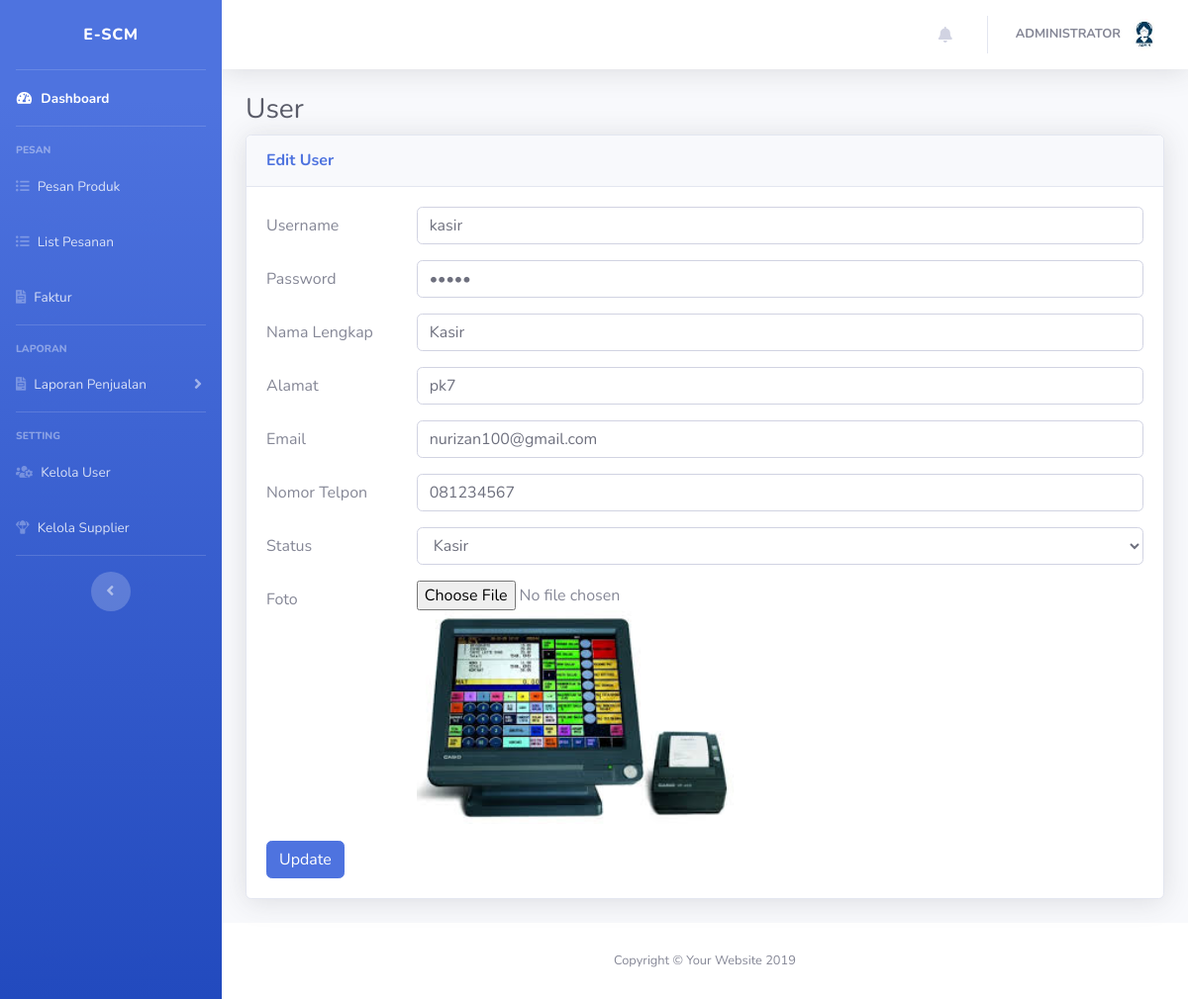
The page /media.php?page=edituser&id=29 (signed in) on the database its author committed.
### tables this page shows
CREATE TABLE `user` (
  `id_user` int(11) NOT NULL,
  `username` varchar(200) NOT NULL,
  `password` varchar(200) NOT NULL,
  `nama` varchar(20) NOT NULL,
  `alamat` text NOT NULL,
  `email` text NOT NULL,
  `telp` varchar(14) NOT NULL,
  `status` varchar(10) NOT NULL,
  `foto` text NOT NULL,
  `created_at` datetime NOT NULL DEFAULT CURRENT_TIMESTAMP
);

### page/user/edit.php (the view, shortened to what this page needs)
<?php
    $query = mysql_query("SELECT * FROM user WHERE id_user = '$_GET[id]'");
    $r = mysql_fetch_array($query);
?>
<h1 class="h3 mb-2 text-gray-800">User</h1>
<div class="card shadow mb-4">
    <div class="card-header py-3">
        <h6 class="m-0 font-weight-bold text-primary">Edit User</h6>
    </div>
    <div class="card-body">
        <form method="POST" enctype="multipart/form-data">
            <div class="form-group row">
                <label for="username" class="col-sm-2 col-form-label">Username</label>
                <div class="col-sm-10">
                    <input type="text" name="username" class="form-control" value="<?php echo $r['username']; ?>">
                </div>
            </div>
            <div class="form-group row">
                <label for="password" class="col-sm-2 col-form-label">Password</label>
                <div class="col-sm-10">
                    <input type="password" name="password" class="form-control" value="<?php echo $r['password']; ?>">
                </div>
            </div>
            <div class="form-group row">
                <label for="nama" class="col-sm-2 col-form-label">Nama Lengkap</label>
                <div class="col-sm-10">
                    <input type="text" class="form-control" name="nama" value="<?php echo $r['nama']; ?>">
                </div>
            </div>
            <div class="form-group row">
                <label for="nama" class="col-sm-2 col-form-label">Alamat</label>
                <div class="col-sm-10">
                    <input type="text" class="form-control" name="alamat" value="<?php echo $r['alamat']; ?>">
                </div>
            </div>
            <div class="form-group row">
                <label for="nama" class="col-sm-2 col-form-label">Email</label>
                <div class="col-sm-10">
                    <input type="email" class="form-control" name="email" value="<?php echo $r['email']; ?>">
                </div>
            </div>
            <div class="form-group row">
                <label for="telp" class="col-sm-2 col-form-label">Nomor Telpon</label>
                <div class="col-sm-10">
                    <input type="text" class="form-control" name="telp" value="<?php echo $r['telp']; ?>">
                </div>
            </div>
            <div class="form-group row">
                <label for="status" class="col-sm-2 col-form-label">Status</label>
                <div class="col-sm-10">
                    <select name="status" class="form-control">
                        <option value="kasir" <?php echo ($r['status']=='kasir') ? 'selected' : ''; ?>>Kasir</option>
                    </select>
                </div>
            </div>
            <div class="form-group row">
                <label for="foto" class="col-sm-2 col-form-label">Foto</label>
                <div class="col-sm-10">
                    <input type="file" class="form-control-file" name="fupload" onchange="tampilkanPreview(this,'preview')" />
                    <?php
                        if (!empty($r['foto'])) {
                            echo "<img id='preview' src='foto/$r[foto]' width='320px'/>";
                        } else {
                    ?>
                    <img id="preview" src="" alt="" width="320px"/>
                    <?php } ?>
                </div>
            </div>
            <input type="submit" name="submit" value="Update" class="btn btn-primary">
        </form>
    </div>
</div>

### media.php (shortened to what this page needs)
<?php
  if (isset($_SESSION['username'])) {
  $nama = strtoupper($_SESSION['nama']);
  $query = mysql_query("SELECT * FROM user WHERE username = '$_SESSION[username]'");
  $r = mysql_fetch_array($query);
?>
<!DOCTYPE html>
<html lang="en">
<head>
  <link href="vendor/fontawesome-free/css/all.min.css" rel="stylesheet" type="text/css">
  <link href="css/sb-admin-2.min.css" rel="stylesheet">
  <link href="vendor/datatables/dataTables.bootstrap4.min.css" rel="stylesheet">
  <link rel="stylesheet" href="css/bootstrap-datepicker.min.css">
</head>
<body id="page-top">
  <div id="wrapper">
    <ul class="navbar-nav bg-gradient-primary sidebar sidebar-dark accordion" id="accordionSidebar">
      <a class="sidebar-brand d-flex align-items-center justify-content-center" href="media.php">
        <div class="sidebar-brand-text mx-3">e-SCM</div>
      </a>
      <hr class="sidebar-divider my-0">
      <?php
        $status = $_SESSION['status'];
        if ($status == 'admin') {
      ?>
      <li class="nav-item active">
        <a class="nav-link" href="media.php?page=dashboard">
          <i class="fas fa-fw fa-tachometer-alt"></i>
          <span>Dashboard</span></a>
      </li>
      <hr class="sidebar-divider">
      <div class="sidebar-heading">
        Pesan
      </div>
      <li class="nav-item">
        <a class="nav-link" href="media.php?page=pesan">
        <i class="fas fa-list-ul"></i>
          <span>Pesan Produk</span></a>
      </li>
      <li class="nav-item">
        <a class="nav-link" href="media.php?page=pesanan">
        <i class="fas fa-list-ul"></i>
          <span>List Pesanan</span></a>
      </li>
      <li class="nav-item">
        <a class="nav-link" href="media.php?page=faktur">
        <i class="fas fa-file-invoice"></i>
          <span>Faktur</span></a>
      </li>
      <hr class="sidebar-divider">
      <div class="sidebar-heading">
        Laporan
      </div>
      <li class="nav-item">
        <a class="nav-link collapsed" href="#" data-toggle="collapse" data-target="#collapseUtilities" aria-expanded="true" aria-controls="collapseUtilities">
          <i class="fas fa-file-invoice"></i>
          <span>Laporan Penjualan</span>
        </a>
      </li>
      <hr class="sidebar-divider">
      <div class="sidebar-heading">
        Setting
      </div>
      <li class="nav-item">
        <a class="nav-link" href="media.php?page=user">
          <i class="fas fa-users-cog"></i>
          <span>Kelola User</span></a>
      </li>
      <li class="nav-item">
        <a class="nav-link" href="media.php?page=supplier">
        <i class="fas fa-parachute-box"></i>
          <span>Kelola Supplier</span></a>
      </li>
        <?php } else if ($status == 'supplier') { ?>
          <li class="nav-item active">
            <a class="nav-link" href="media.php?page=dashboard">
              <i class="fas fa-fw fa-tachometer-alt"></i>
              <span>Dashboard</span></a>
          </li>
          <hr class="sidebar-divider">
          <div class="sidebar-heading">
            Produk
          </div>
          <li class="nav-item">
            <a class="nav-link" href="media.php?page=produk">
              <i class="fas fa-list-ul"></i>
              <span>List Produk</span></a>
          </li>
          <li class="nav-item">
            <a class="nav-link" href="media.php?page=konfirmasipesanan">
              <i class="fas fa-book"></i>
              <span>Pesanan</span></a>
          </li>
          <li class="nav-item">
            <a class="nav-link" href="media.php?page=faktur">
              <i class="fas fa-file-invoice"></i>
              <span>Faktur</span></a>
          </li>
        <?php } else if ($status == 'kasir') { ?>
          <li class="nav-item active">
            <a class="nav-link" href="media.php?page=dashboard">
              <i class="fas fa-fw fa-tachometer-alt"></i>
              <span>Dashboard</span></a>
          </li>
          <hr class="sidebar-divider">
          <div class="sidebar-heading">
            Laporan
          </div>
          <li class="nav-item">
            <a class="nav-link" href="media.php?page=laporankasir">
              <i class="fas fa-list-ul"></i>
              <span>Laporan Penjualan</span>
            </a>
          </li>
        <?php } ?>
      <hr class="sidebar-divider d-none d-md-block">
      <div class="text-center d-none d-md-inline">
        <button class="rounded-circle border-0" id="sidebarToggle"></button>
      </div>
    </ul>
    <div id="content-wrapper" class="d-flex flex-column">
      <div id="content">
        <nav class="navbar navbar-expand navbar-light bg-white topbar mb-4 static-top shadow">
          <ul class="navbar-nav ml-auto">
            <?php if ($_SESSION['status'] != 'kasir') { ?>
            <li class="nav-item dropdown no-arrow mx-1">
              <a class="nav-link dropdown-toggle" href="#" id="alertsDropdown" role="button" data-toggle="dropdown" aria-haspopup="true" aria-expanded="false">
                <i class="fas fa-bell fa-fw"></i>
              </a>
            </li>
            <?php } ?>
            <li class="nav-item dropdown no-arrow">
              <a class="nav-link dropdown-toggle" href="#" id="userDropdown" role="button" data-toggle="dropdown" aria-haspopup="true" aria-expanded="false">
                <span class="mr-2 d-none d-lg-inline text-gray-600 small"><?php echo "<b>$nama</b>"; ?></span>
                <img class="img-profile rounded-circle" src="foto/small_<?php echo "$r[foto]"; ?>">
              </a>
            </li>
          </ul>
        </nav>
        <div class="container-fluid">
          <?php
            include "page.php";
          ?>
        </div>
      </div>
      <footer class="sticky-footer bg-white">
        <div class="container my-auto">
          <div class="copyright text-center my-auto">
            <span>Copyright &copy; Your Website 2019</span>
          </div>
        </div>
      </footer>
    </div>
  </div>
</body>
</html>
  <?php } else {
    echo "<script>
    alert('Anda Belum Login!!!');
    window.location.href = 'index.php';
  </script>";
  } ?>

### rows shown on the page
user: foto (picture)
user: username "kasir", nama "Kasir", alamat "pk7", email "nurizan100@gmail.com", telp "081234567", status "Kasir", foto (picture)

### other values the page prints
$nama "ADMINISTRATOR"
